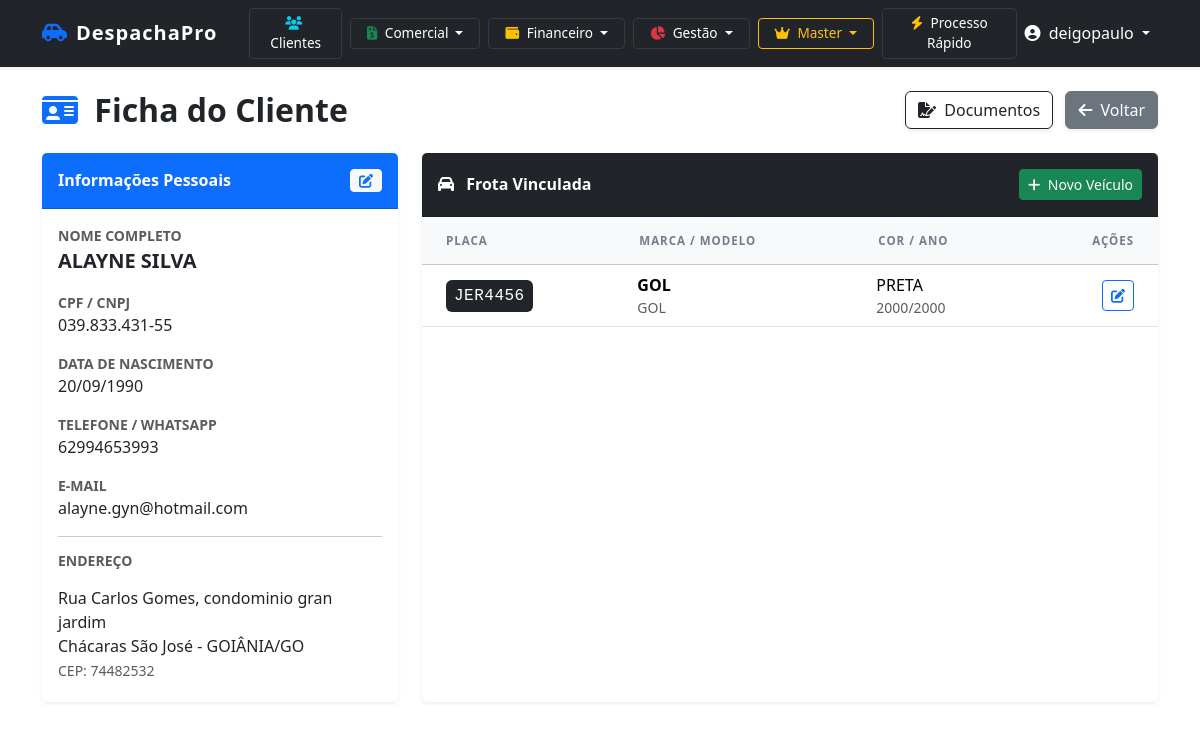
/cliente/1/detalhes/ (signed in), run on the app's committed database.
### cadastro/models.py (models this page shows, shortened)
class Cliente(models.Model):
    despachante = models.ForeignKey(Despachante, on_delete=models.CASCADE)
    nome = models.CharField(max_length=255, db_index=True)
    cpf_cnpj = models.CharField(max_length=18, db_index=True)
    rg = models.CharField(max_length=20, blank=True, null=True)
    orgao_expedidor = models.CharField(max_length=20, blank=True, null=True)
    uf_rg = models.CharField(max_length=2, blank=True, null=True, verbose_name="UF do RG")
    data_nascimento = models.DateField(null=True, blank=True, verbose_name="Data de Nascimento")
    naturalidade = models.CharField(max_length=100, blank=True, null=True)
    filiacao = models.CharField(max_length=200, blank=True, null=True, verbose_name="Filiação (Mãe/Pai)")
    estado_civil = models.CharField(max_length=50, blank=True, null=True)
    profissao = models.CharField(max_length=100, blank=True, null=True)
    rua = models.CharField(max_length=255)
    numero = models.CharField(max_length=50)
    quadra = models.CharField(max_length=50, blank=True, null=True)
    lote = models.CharField(max_length=50, blank=True, null=True)
    complemento = models.CharField(max_length=255, blank=True, null=True)
    bairro = models.CharField(max_length=100)
    cidade = models.CharField(max_length=100, default="Goiânia")
    uf = models.CharField(max_length=2, default="GO")
    cep = models.CharField(max_length=10)
    telefone = models.CharField(max_length=20)
    email = models.EmailField(blank=True, null=True)
    class Meta:
        verbose_name = "Cliente"
        verbose_name_plural = "Clientes"
        ordering = ['nome']
        indexes = [
            models.Index(fields=['despachante', 'nome']),
            models.Index(fields=['despachante', 'cpf_cnpj']),
        ]

class Veiculo(models.Model):
    despachante = models.ForeignKey(Despachante, on_delete=models.CASCADE)
    cliente = models.ForeignKey(
        Cliente, on_delete=models.CASCADE, related_name='veiculos'
    )
    placa = models.CharField(max_length=7)
    renavam = models.CharField(max_length=11, blank=True, null=True)
    chassi = models.CharField(max_length=17, blank=True, null=True)
    marca = models.CharField(max_length=50)
    modelo = models.CharField(max_length=100)
    cor = models.CharField(max_length=30)
    ano_fabricacao = models.PositiveIntegerField()
    ano_modelo = models.PositiveIntegerField()
    TIPO_VEICULO_CHOICES = (
        ('CARRO', 'Carro'),
        ('MOTO', 'Moto'),
        ('CAMINHAO', 'Caminhão'),
        ('REBOQUE', 'Reboque'),
    )
    tipo = models.CharField(max_length=20, choices=TIPO_VEICULO_CHOICES)
    class Meta:
        unique_together = ('despachante', 'placa')
        verbose_name = "Veículo"
        verbose_name_plural = "Veículos"
        indexes = [
            models.Index(fields=['despachante', 'placa']),
            models.Index(fields=['cliente']),
        ]

### cadastro/views.py (the view)
# urls.py: path('cliente/<int:id>/detalhes/', views.detalhe_cliente, name='detalhe_cliente'),
@login_required
def detalhe_cliente(request, id):
    perfil = request.user.perfilusuario
    cliente = get_object_or_404(Cliente, id=id, despachante=perfil.despachante)
    veiculos = Veiculo.objects.filter(cliente_id=cliente.id, despachante=perfil.despachante).order_by('-id')
    return render(request, 'clientes/detalhe_cliente.html', {'cliente': cliente, 'veiculos': veiculos})

### cadastro/templates/clientes/detalhe_cliente.html (shortened to what this page needs)
{% extends 'base.html' %}
{% block content %}
<div class="d-flex justify-content-between align-items-center mb-4">
    <h2 class="fw-bold mb-0"><i class="fas fa-id-card text-primary me-2"></i> Ficha do Cliente</h2>
    <div>
        <a href="{% url 'selecao_documento' %}?cliente_id={{ cliente.id }}" class="btn btn-outline-dark shadow-sm me-2">
            <i class="fas fa-file-signature me-1"></i> Documentos
        </a>
        <a href="{% url 'dashboard' %}" class="btn btn-secondary shadow-sm">
            <i class="fas fa-arrow-left me-1"></i> Voltar
        </a>
    </div>
</div>
<div class="row">
    <div class="col-lg-4 mb-4">
        <div class="card shadow-sm border-0 h-100">
            <div class="card-header bg-primary text-white d-flex justify-content-between align-items-center py-3">
                <h6 class="mb-0 fw-bold">Informações Pessoais</h6>
                <a href="{% url 'editar_cliente' cliente.id %}" class="btn btn-sm btn-light py-0 px-2" title="Editar Cliente">
                    <i class="fas fa-edit text-primary"></i>
                </a>
            </div>
            <div class="card-body">
                <div class="mb-3">
                    <label class="text-muted small text-uppercase fw-bold d-block">Nome Completo</label>
                    <span class="fs-5 fw-bold text-dark">{{ cliente.nome }}</span>
                </div>
                <div class="mb-3">
                    <label class="text-muted small text-uppercase fw-bold d-block">CPF / CNPJ</label>
                    <span class="text-dark">{{ cliente.cpf_cnpj }}</span>
                </div>
                <div class="mb-3">
                    <label class="text-muted small text-uppercase fw-bold d-block">Data de Nascimento</label>
                    <span class="text-dark">{{ cliente.data_nascimento|date:"d/m/Y"|default:"Não informada" }}</span>
                </div>
                <div class="mb-3">
                    <label class="text-muted small text-uppercase fw-bold d-block">Telefone / WhatsApp</label>
                    <span class="text-dark">{{ cliente.telefone }}</span>
                </div>
                <div class="mb-3">
                    <label class="text-muted small text-uppercase fw-bold d-block">E-mail</label>
                    <span class="text-dark">{{ cliente.email|default:"Não informado" }}</span>
                </div>
                <hr class="opacity-25">
                <h6 class="fw-bold small text-muted text-uppercase mb-3">Endereço</h6>
                <p class="mb-1 text-dark">
                    {{ cliente.rua }}, {{ cliente.numero }}<br>
                    {{ cliente.bairro }} - {{ cliente.cidade }}/{{ cliente.uf }}<br>
                    <small class="text-muted">CEP: {{ cliente.cep }}</small>
                </p>
            </div>
        </div>
    </div>
    <div class="col-lg-8 mb-4">
        <div class="card shadow-sm border-0 h-100">
            <div class="card-header bg-dark text-white d-flex justify-content-between align-items-center py-3">
                <h6 class="mb-0 fw-bold"><i class="fas fa-car me-2"></i> Frota Vinculada</h6>
                <a href="{% url 'novo_veiculo' %}" class="btn btn-sm btn-success py-1">
                    <i class="fas fa-plus me-1"></i> Novo Veículo
                </a>
            </div>
            <div class="card-body p-0">
                <div class="table-responsive">
                    <table class="table table-hover align-middle mb-0">
                        <thead class="table-light small text-uppercase">
                            <tr>
                                <th class="ps-4">Placa</th>
                                <th>Marca / Modelo</th>
                                <th>Cor / Ano</th>
                                <th class="text-end pe-4">Ações</th>
                            </tr>
                        </thead>
                        <tbody>
                            {% for veiculo in veiculos %}
                            <tr>
                                <td class="ps-4">
                                    <span class="badge bg-dark font-monospace px-2 py-2 fs-6">{{ veiculo.placa }}</span>
                                </td>
                                <td>
                                    <div class="fw-bold">{{ veiculo.marca }}</div>
                                    <div class="small text-muted">{{ veiculo.modelo }}</div>
                                </td>
                                <td>
                                    <div>{{ veiculo.cor }}</div>
                                    <div class="small text-muted">{{ veiculo.ano_fabricacao }}/{{ veiculo.ano_modelo }}</div>
                                </td>
                                <td class="text-end pe-4">
                                    <a href="{% url 'editar_veiculo' veiculo.id %}" class="btn btn-sm btn-outline-primary" title="Editar Veículo">
                                        <i class="fas fa-edit"></i>
                                    </a>
                                </td>
                            </tr>
                            {% endfor %}
                        </tbody>
                    </table>
                </div>
            </div>
        </div>
    </div>
</div>
{% endblock %}

### cadastro/templates/base.html (shortened to what this page needs)
<!DOCTYPE html>
<html lang="pt-br">
<head>
    {% load static %}
    <link href="{% static 'css/bootstrap.min.css' %}" rel="stylesheet">
    <link href="{% static 'css/custom.css' %}" rel="stylesheet">
    <link href="https://cdnjs.cloudflare.com/ajax/libs/font-awesome/6.4.0/css/all.min.css" rel="stylesheet">
</head>
<body>
<nav class="navbar navbar-expand-lg navbar-dark bg-dark sticky-top shadow-sm">
    <div class="container">
        <a class="navbar-brand d-flex align-items-center" href="{% url 'dashboard' %}">
            {% if user.is_authenticated and user.perfilusuario.despachante.logo %}
                <img src="{{ user.perfilusuario.despachante.logo.url }}" alt="Logo" class="me-2">
            {% else %}
                <i class="fas fa-car-side text-primary me-2"></i> DespachaPro
            {% endif %}
        </a>
        {% if user.is_authenticated %}
        <div class="collapse navbar-collapse" id="navbarNav">
            <ul class="navbar-nav me-auto align-items-center">
                <li class="nav-item ms-lg-3 mt-2 mt-lg-0">
                    <a href="{% url 'lista_clientes' %}" class="btn btn-nav-dark btn-sm px-3">
                        <i class="fas fa-users me-1 text-info"></i> Clientes
                    </a>
                </li>
                <li class="nav-item dropdown ms-lg-2 mt-2 mt-lg-0">
                    <a class="btn btn-nav-dark btn-sm px-3 dropdown-toggle" href="#" role="button" data-bs-toggle="dropdown">
                        <i class="fas fa-file-invoice-dollar me-1 text-success"></i> Comercial
                    </a>
                </li>
                {% if user.is_superuser or user.perfilusuario.tipo_usuario == 'ADMIN' %}
                <li class="nav-item dropdown ms-lg-2 mt-2 mt-lg-0">
                    <a class="btn btn-nav-dark btn-sm px-3 dropdown-toggle" href="#" role="button" data-bs-toggle="dropdown">
                        <i class="fas fa-wallet me-1 text-warning"></i> Financeiro
                    </a>
                </li>
                {% endif %}
                <li class="nav-item dropdown ms-lg-2 mt-2 mt-lg-0">
                    <a class="btn btn-nav-dark btn-sm px-3 dropdown-toggle" href="#" role="button" data-bs-toggle="dropdown">
                        <i class="fas fa-chart-pie me-1 text-danger"></i> Gestão
                    </a>
                </li>
                {% if user.is_superuser %}
                <li class="nav-item dropdown ms-lg-2 mt-2 mt-lg-0">
                    <a class="btn btn-nav-dark btn-sm px-3 dropdown-toggle border-warning text-warning" href="#" role="button" data-bs-toggle="dropdown">
                        <i class="fas fa-crown me-1"></i> Master
                    </a>
                </li>
                {% endif %}
                <li class="nav-item ms-lg-2 mt-2 mt-lg-0">
                    <a href="{% url 'cadastro_rapido' %}" class="btn btn-nav-dark btn-sm px-3">
                        <i class="fas fa-bolt me-1 text-warning"></i> Processo Rápido
                    </a>
                </li>
            </ul>
            <ul class="navbar-nav ms-auto">
                <li class="nav-item dropdown">
                    <a class="nav-link dropdown-toggle text-white" href="#" role="button" data-bs-toggle="dropdown">
                        <i class="fas fa-user-circle me-1"></i> {{ user.username }}
                    </a>
                </li>
            </ul>
        </div>
        {% endif %}
    </div>
</nav>
<div class="container mt-4 mb-5">
    {% block content %}{% endblock %}
</div>
</body>
</html>

### static/css/custom.css (style rules this page uses)
.table th { font-weight: 600; text-transform: uppercase; font-size: 0.8rem; color: #6c757d; }
.badge { font-weight: 500; letter-spacing: 0.5px; }
.navbar-brand { font-weight: 700; letter-spacing: 1px; }
.table thead th { font-size: 0.72rem; text-transform: uppercase; font-weight: 700; color: #747d8c; letter-spacing: 1px; padding: 15px 10px; }

### cadastro/templates/base.html (style rules this page uses)
.btn-nav-dark { background-color: #212529; color: #ffffff; border: 1px solid #373b3e; font-size: 0.85rem; transition: all 0.2s; }

### data on the page
Cliente: nome "ALAYNE SILVA", cpf_cnpj "039.833.431-55", data_nascimento "20/09/1990", telefone "62994653993", email "alayne.gyn@hotmail.com", rua "Rua Carlos Gomes", numero "condominio gran jardim", bairro "Chácaras São José", cidade "GOIÂNIA", uf "GO", cep "74482532"
Veiculo: placa "JER4456", marca "GOL", modelo "GOL", cor "PRETA", ano_fabricacao "2000", ano_modelo "2000"

### other printed values
{{ user.username }} "deigopaulo"
